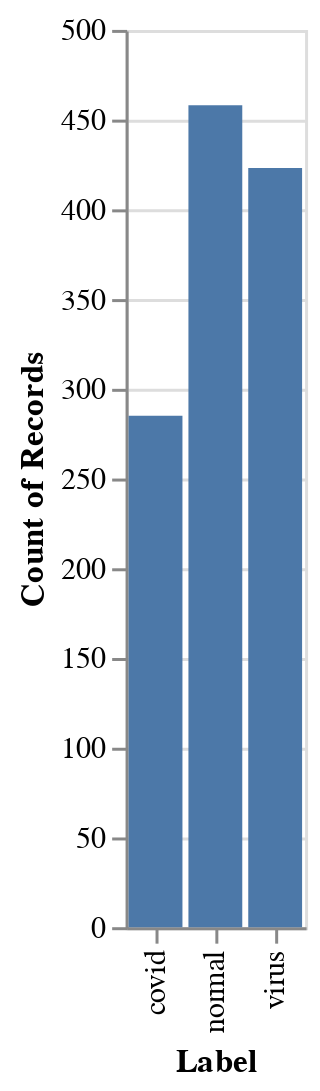

Here is the notebook cell this chart was saved with:
### Code cell
# prompt: Using dataframe data: bar plot

import altair as alt
chart = alt.Chart(data).mark_bar().encode(x='Label', y='count()')
chart

### Figure 1 — Vega-Lite specification as saved in the notebook (floating-point values rounded to 4 significant figures; data arrays with more than 128 entries replaced by an {"elided": "..."} marker saying what was removed)
{"config": {"view": {"continuousWidth": 400, "continuousHeight": 300}}, "data": {"name": "data-cceeb9f1a1fae0de0b886b995849edde"}, "mark": "bar", "encoding": {"x": {"field": "Label", "type": "nominal"}, "y": {"aggregate": "count", "type": "quantitative"}}, "$schema": "https://vega.github.io/schema/vega-lite/v4.17.0.json", "datasets": {"data-cceeb9f1a1fae0de0b886b995849edde": {"elided": "1166 records"}}}
